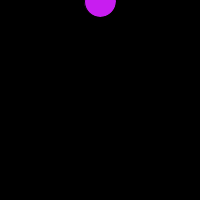
Frame 1 (no input)
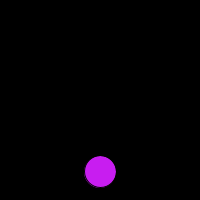
Frame 60 (the mouse pressed at the canvas centre just before this capture)
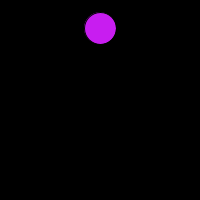
Frame 120 (the mouse held since frame 60 and released just before this capture)

The Processing sketch that drew these frames (run headless with seeded random() and noise(); from frame 60 on, the mouse is pressed at the canvas centre):

// Processing sketch: Gravity_ex2
// ── Gravity_ex2.pde

//Based on D. Shiffman's code from Learning Processing
float y = 0;
float speed = 1;
float gravity = 0.1;
float direction = -1;

void setup() {
  size(200, 200);
  smooth();
}

void draw() {
  background(0);
  move();
  bounce();
  display();
}

void move() {  //Change y by the speed
  y = y + speed;
  speed = speed + gravity; //Add acceleration
}

void bounce() {
  //If you reach the edge, reverse the speed
  if ((y>height) || (y<0)) { 
    speed = speed*direction;
  }
}

void display() {
  //Display the cirle at y location  
  colorMode(HSB);
  fill(#C81DF0);
  ellipse(100, y, 32, 32);
}
